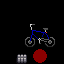

This game map was drawn from its Tiled (.tmx) file and the tilesets committed beside it. A one-line description and the full map source follow:
An orthogonal 4x4 tile map with 16x16 px tiles, 5 tile layers (Back, Buildings, Paths, Front, ...), 3 tilesets.

<map version="1.10" tiledversion="1.11.2" orientation="orthogonal" renderorder="right-down" compressionlevel="0" width="4" height="4" tilewidth="16" tileheight="16" infinite="0" nextlayerid="13" nextobjectid="1">
 <tileset firstgid="1" name="ChristopherHouseInteriorTilesheet" tilewidth="16" tileheight="16" tilecount="84" columns="6">
  <image source="ChristopherHouseInteriorTilesheet.png" width="96" height="224" />
 </tileset>
 <tileset firstgid="85" name="paths" tilewidth="16" tileheight="16" tilecount="64" columns="4">
  <image source="paths.png" width="64" height="256" />
 </tileset>
 <tileset firstgid="149" name="spring_ChristopherHouseTilesheet" tilewidth="16" tileheight="16" tilecount="56" columns="8">
  <image source="spring_ChristopherHouseTilesheet.png" width="128" height="112" />
 </tileset>
 <layer id="2" name="Back" width="4" height="4">
  <data encoding="csv">
0,0,0,0,
0,0,0,0,
0,0,0,0,
0,0,0,0
</data>
 </layer>
 <layer id="4" name="Buildings" width="4" height="4">
  <data encoding="csv">
0,0,0,0,
0,0,0,0,
0,181,182,183,
0,35,0,0
</data>
 </layer>
 <layer id="6" name="Paths" width="4" height="4">
  <data encoding="csv">
0,0,0,0,
0,0,0,0,
0,0,0,0,
0,0,92,0
</data>
 </layer>
 <layer id="8" name="Front" width="4" height="4">
  <data encoding="csv">
0,0,0,0,
0,173,174,175,
0,0,0,0,
0,0,0,0
</data>
 </layer>
 <layer id="11" name="AlwaysFront" width="4" height="4">
  <data encoding="csv">
0,0,0,0,
0,0,0,0,
0,0,0,0,
0,0,0,0
</data>
 </layer>
 <objectgroup id="3" name="Back" />
 <objectgroup id="5" name="Buildings" />
 <objectgroup id="12" name="Paths" />
 <objectgroup id="9" name="Front" />
 <objectgroup id="10" name="AlwaysFront" />
</map>
